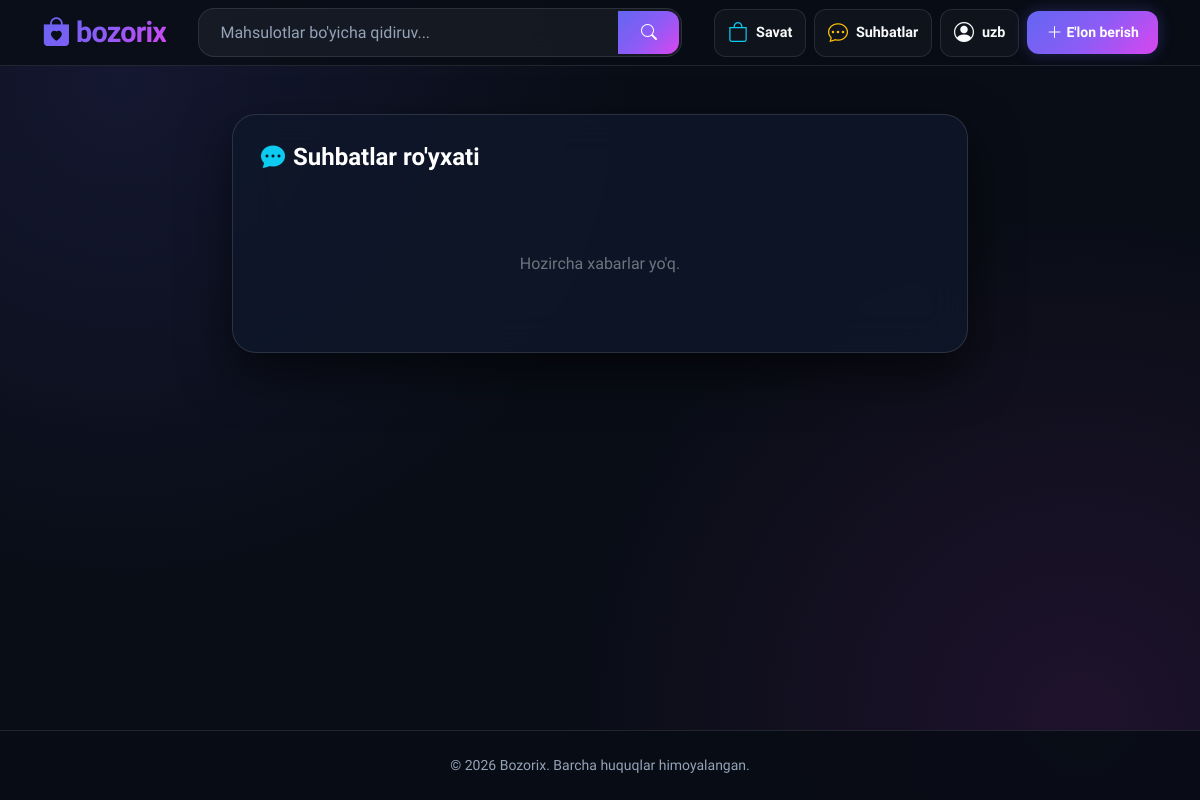
The page /chat/ (signed in) on the database as committed earlier.
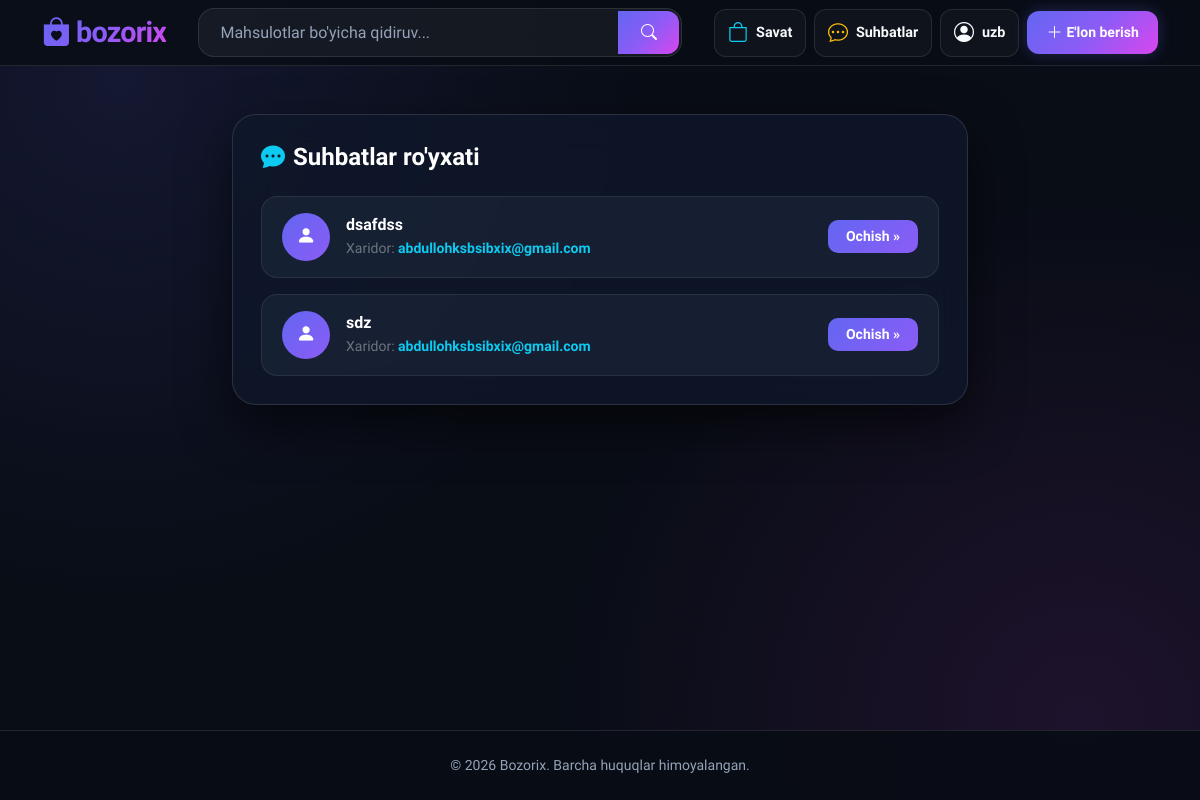
The same page on the database as committed later.
### apps/chat/models.py (models this page shows, shortened)
class Dialog(models.Model):
    product = models.ForeignKey(Product, on_delete=models.CASCADE, related_name='dialogs')
    sender = models.ForeignKey(settings.AUTH_USER_MODEL, on_delete=models.CASCADE, related_name='sent_dialogs')
    recipient = models.ForeignKey(settings.AUTH_USER_MODEL, on_delete=models.CASCADE, related_name='received_dialogs')
    created_at = models.DateTimeField(auto_now_add=True)
    class Meta:
        unique_together = ('product', 'sender', 'recipient')

### apps/products/models.py (models this page shows, shortened)
class Product(models.Model):
    class Condition(models.TextChoices):
        NEW = 'NEW', 'Yangi'
        USED = 'USED', 'Ishlatilgan'
        REFURBISHED = 'REFURBISHED', 'Tiklangani (Refurbished)'
    class Status(models.TextChoices):
        ACTIVE = 'ACTIVE', 'Faol'
        SOLD = 'SOLD', 'Sotilgan'
    seller = models.ForeignKey(settings.AUTH_USER_MODEL, on_delete=models.CASCADE, related_name='products', verbose_name='Sotuvchi')
    category = models.ForeignKey(Category, on_delete=models.SET_NULL, null=True, related_name='products', verbose_name='Kategoriya')
    title = models.CharField('E\'lon sarlavhasi', max_length=255)
    slug = models.SlugField('URL Slug', max_length=255, unique=True, blank=True)
    description = models.TextField('Batafsil tavsif')
    price = models.DecimalField('Narxi (so\'m)', max_digits=12, decimal_places=2)
    is_negotiable = models.BooleanField('Kelishtiriladi', default=False)
    phone_number = models.CharField('Aloqa uchun tel. raqam', max_length=20, blank=True, null=True, help_text="Masalan: +998901234567")
    condition = models.CharField('Holati', max_length=20, choices=Condition.choices, default=Condition.USED)
    status = models.CharField('E\'lon holati', max_length=20, choices=Status.choices, default=Status.ACTIVE)
    region = models.CharField('Viloyat', max_length=100)
    city = models.CharField('Tuman / Shahar', max_length=100)
    is_vip = models.BooleanField('VIP e\'lon', default=False)
    is_top = models.BooleanField('TOP e\'lon', default=False)
    views_count = models.PositiveIntegerField('Ko\'rishlar soni', default=0)
    created_at = models.DateTimeField('Yaratilgan vaqti', auto_now_add=True)
    updated_at = models.DateTimeField('Yangilangan vaqti', auto_now=True)
    class Meta:
        verbose_name = 'Mahsulot / E\'lon'
        verbose_name_plural = 'Mahsulotlar va E\'lonlar'
        ordering = ['-created_at']

### apps/accounts/models.py (models this page shows, shortened)
class User(AbstractUser):
    class UserType(models.TextChoices):
        BUYER = 'BUYER', 'Xaridor'
        SELLER = 'SELLER', 'Sotuvchi'
        MODERATOR = 'MODERATOR', 'Moderator'
        ADMIN = 'ADMIN', 'Admin'
    email = models.EmailField('Email manzil', unique=True)
    phone = models.CharField('Telefon raqam', validators=[phone_regex], max_length=13, unique=True, null=True, blank=True)
    user_type = models.CharField('Foydalanuvchi turi', max_length=20, choices=UserType.choices, default=UserType.BUYER)
    is_verified = models.BooleanField('Tasdiqlangan foydalanuvchi', default=False)
    created_at = models.DateTimeField(auto_now_add=True)
    updated_at = models.DateTimeField(auto_now=True)
    USERNAME_FIELD = 'username'
    REQUIRED_FIELDS = ['email']
    class Meta:
        verbose_name = 'Foydalanuvchi'
        verbose_name_plural = 'Foydalanuvchilar'
        ordering = ['-created_at']

### apps/chat/views.py (the view)
# urls.py: path('', views.dialog_list_view, name='dialog_list'),
@login_required
def dialog_list_view(request):
    dialogs = (Dialog.objects.filter(sender=request.user) | Dialog.objects.filter(recipient=request.user)).distinct()
    return render(request, 'chat/dialog_list.html', {
        'dialogs': dialogs
    })

### templates/chat/dialog_list.html (shortened to what this page needs)
{% extends 'base.html' %}
{% block content %}
<div class="row justify-content-center py-4">
    <div class="col-md-8">
        <div class="glass-card">
            <h4 class="fw-bold text-white mb-4 d-flex align-items-center">
                <i class="bi bi-chat-dots-fill text-info me-2"></i> Suhbatlar ro'yxati
            </h4>
            <div class="d-flex flex-column gap-3">
                {% for d in dialogs %}
                    <a href="{% url 'chat:dialog_detail' d.id %}" class="chat-item d-flex align-items-center justify-content-between">
                        <div class="d-flex align-items-center gap-3">
                            <div class="chat-avatar">
                                <i class="bi bi-person-fill"></i>
                            </div>
                            <div>
                                <h6 class="fw-bold text-white mb-1">
                                    {{ d.product.title|default:"Suhbat" }}
                                </h6>
                                <p class="text-secondary small mb-0">
                                    {% if request.user == d.sender %}
                                        Sotuvchi: <span class="text-info fw-semibold">{{ d.recipient.username }}</span>
                                    {% else %}
                                        Xaridor: <span class="text-info fw-semibold">{{ d.sender.username }}</span>
                                    {% endif %}
                                </p>
                            </div>
                        </div>
                        <div>
                            <span class="btn btn-action-purple btn-sm">Ochish &raquo;</span>
                        </div>
                    </a>
                {% empty %}
                    <div class="text-center py-5">
                        <p class="text-secondary mb-0">Hozircha xabarlar yo'q.</p>
                    </div>
                {% endfor %}
            </div>
        </div>
    </div>
</div>
{% endblock %}

Rows that differ between the two databases and show on the page:
added Dialog: product "dsafdss", sender.username "abdullohksbsibxix@gmail.com"
added Dialog: product "sdz", sender.username "abdullohksbsibxix@gmail.com"
Other text that changed with them:
text no longer shown: "Hozircha xabarlar yo'q."
